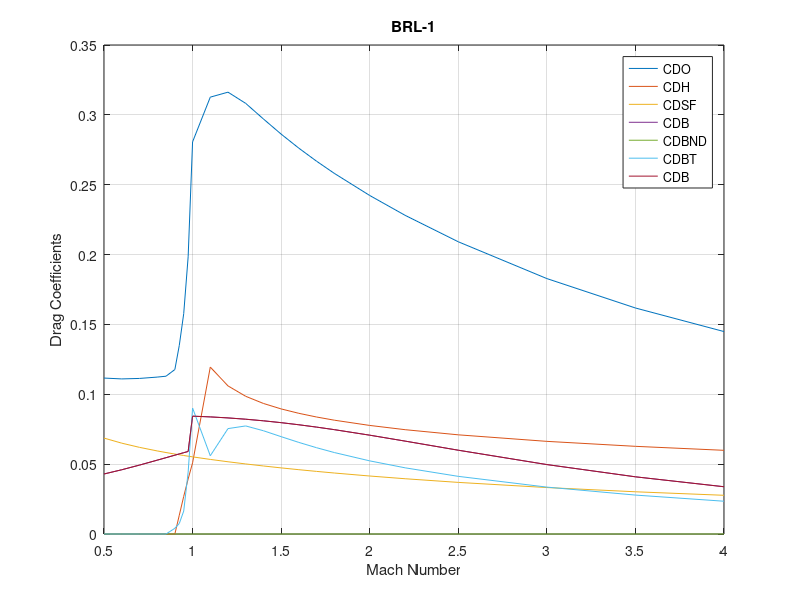

Write the MATLAB code that produced this figure.
% From McCoy1974

imp = 'Fortran';

projectile = 'BRL-1';
switch projectile
    case 'BRL-1'
        DREF    =   5.7;	% Bullet diameter (mm)
        LT      =   5.480;	% Bullet length (calibers)
        LN      =   3.000;  % Nose length (calibers)
        RTR     =   0.50;	% Headshape parameter. 0 for cone, 1 for tangent ogive nose.
        LBT     =   1.000;	% Boat-tail length (calibers)
        DB      =   0.754; 	% Base diameter (calibers)
        DM      =   0.000; 	% Meplat diameter (calibers)
        DBND   	=   1.000; 	% Rotating band diameter (calibers)
        XCG   	=   3.34;   % Center of gravity (calibers from nose)
        BLC     =   "L/T"; 	% "L/L" or "L/T" or "T/T"
        IDENT   =   "BRL-1"; % Projectile Name
    case 'MIN/MAN'
        DREF    =   55.6;	% Bullet diameter (mm)
        LT      =   3.250;	% Bullet length (calibers)
        LN      =   0.967;  % Nose length (calibers)
        RTR     =   0.00;	% Headshape parameter. 0 for cone, 1 for tangent ogive nose.
        LBT     =   1.180;	% Boat-tail length (calibers)
        DB      =   1.630; 	% Base diameter (calibers)
        DM      =   0.200; 	% Meplat diameter (calibers)
        DBND   	=   1.000; 	% Rotating band diameter (calibers)
        XCG   	=   1.76;   % Center of gravity (calibers from nose)
        BLC     =   "T/T"; 	% "L/L" or "L/T" or "T/T"
        IDENT   =   "MIN/MAN"; % Projectile Name
    case 'M549'
        DREF    =   155;	% Bullet diameter (mm)
        LT      =   5.65;	% Bullet length (calibers)
        LN      =   3.010;  % Nose length (calibers)
        RTR     =   0.5;	% Headshape parameter. 0 for cone, 1 for tangent ogive nose.
        LBT     =   0.58;	% Boat-tail length (calibers)
        DB      =   0.848; 	% Base diameter (calibers)
        DM      =   0.09; 	% Meplat diameter (calibers)
        DBND   	=   1.020; 	% Rotating band diameter (calibers)
        XCG   	=   3.53;   % Center of gravity (calibers from nose)
        BLC     =   "T/T"; 	% "L/L" or "L/T" or "T/T"
        IDENT   =   "M549"; % Projectile Name
end

M = [0.5:0.1:0.8 0.85 0.9 0.925 0.95 0.975 1:0.1:1.8 2 2.2 2.5:0.5:4].';   % Free stream Mach number
CDH_Fortran = zeros(size(M));
CDSF_Fortran = zeros(size(M));
CDBND_Fortran = zeros(size(M));
CDBT_Fortran = zeros(size(M));
CDB_Fortran = zeros(size(M));
CDO_Fortran = zeros(size(M));
PBP1_Fortran = zeros(size(M));

fprintf('%s \t %s \t %s \t %s \t %s \t %s \t %s \t %s\n', 'M', 'CDO', 'CDH', 'CDSF', 'CDBND', 'CDBT', 'CDB', 'PB/P1');

if(strcmp(imp,'Fortran'))
    % From Fortran:
    for ii=1:length(M)
        TA = (1-DM)/LN;
        M2 = M(ii)^2;
        
        RE = 23296.3*M(ii)*LT*DREF;
        RET = 0.4343 * log(RE);
        CFT = (0.455/(RET^2.58))*((1 + 0.21*M2)^(-0.32));
        DUM = 1 + ((0.333 + (0.02/(LN^2)))*RTR);
        SWM = 1.5708*LN*DUM*(1 + 1/(8*LN^2));
        SWCYL = 3.1416 * (LT-LN);
        SW = SWM+SWCYL;
        if(strcmp(BLC,'L/T'))
            CFL=(1.328/(sqrt(RE))) * ((1+0.12*M2)^(-0.12));
        end
        if(strcmp(BLC, 'T/T'))
            CFL = CFT;
        end
        
        CDSFL = 1.2732*SW*CFL;
        CDSFT = 1.2732*SW*CFT;
        CDSF_Fortran(ii) = (CDSFL * SWM + CDSFT * SWCYL)/SW;
        
        CHI = (M2-1)/(2.4*M2);
        
        if(M(ii)<=1)
            PTP = (1+0.2*M2)^3.5;
        end
        if(M(ii) > 1)
            PTP = ((1.2*M2)^3.5)*((6/(7*M2-1))^2.5);
        end
        CMEP = (1.122*(PTP-1)*(DM^2))/M2;
        
        if(M(ii) <= 0.91)
            CDHM = 0;
        end
        if(M(ii) >= 1.41)
            CDHM = 0.85 * CMEP;
        end
        if(M(ii) > 0.91 && M(ii) < 1.41)
            CDHM = (0.254+2.88*CHI)*CMEP;
        end
        
        if(M(ii) < 1)
            PB2 = 1/(1 + 0.1875*M2 + 0.0531*M2^2);
        end
        if(M(ii) >= 1)
            PB2 = 1/(1 + 0.2477*M2 + 0.0345*M2^2);
        end
        
        PB4 = (1 + 0.09*M2*(1-exp(LN-LT)))*(1+ 0.25*M2*(1-DB));
        PBP1_Fortran(ii) = PB2*PB4;
        CDB_Fortran(ii) = (1.4286*(1-PBP1_Fortran(ii))*DB^2)/M2;
        
        if(M(ii)<0.95)
            CDBND_Fortran(ii) = (M(ii)^12.5)*(DBND-1);
        end
        if(M(ii) >= 0.95)
            CDBND_Fortran(ii) = (0.21+0.28/M2)*(DBND-1);
        end
        
        if(M(ii)<=1)
            % Subsonic and transonic speeds
            if(LBT <=0)
                CDBT_Fortran(ii) = 0;
            else
                if(M(ii) <= 0.85)
                    CDBT_Fortran(ii) = 0;
                else
                    TB = (1-DB)/(2*LBT);
                    TB23 = 2*TB^2 + TB^3;
                    EBT = exp(-2*LBT);
                    BBT = 1- EBT +2*TB*((EBT*(LBT+0.5)) - 0.5);
                    CDBT_Fortran(ii) = 2*TB23 *BBT*(1/(0.564 + 1250*CHI^2));
                end
            end
            XMC =  1/sqrt(1+ 0.552*TA^0.8);
            if(M(ii) <= XMC)
                CDHT = 0;
            else
                CDHT = 0.368 * (TA^1.8) + 1.6 * TA * CHI;
            end
        else
            % Supersonic speeds
            BE2 = M2 - 1;
            BE = sqrt(BE2);
            ZE = BE;
            SSMC = 1+ 0.368 * (TA^1.85);
            if(M(ii) < SSMC)
                ZE = sqrt(SSMC^2-1);
            end
            
            C1 = 0.7156 - 0.5313*RTR + 0.595*RTR^2;
            C2 = 0.0796+0.0779*RTR;
            C3 = 1.587 + 0.049*RTR;
            C4 = 0.1122 + 0.1658*RTR;
            RZ2 = 1./ZE^2;
            
            CDHT = (C1 - C2*TA^2)*RZ2*((TA*ZE)^(C3+C4*TA));
            
            if(LBT > 0)
                TB = (1-DB)/(2*LBT);
                if(M(ii)<=1.1)
                    TB23=2*TB^2+TB^3;
                    EBT=exp(-2*LBT);
                    BBT=1 - EBT + 2*TB*((EBT*(LBT+0.5))-0.5);
                    CDBT_Fortran(ii) = 2*TB23*BBT*(1.774-9.3*CHI);
                end
                if(M(ii) > 1.1)
                    BB = 0.85 / BE;
                    AA2 = (5 * TA)/(6*BE) + (0.5*TA)^2 - (0.7435 / M2) * ((TA*M(ii))^1.6);
                    AA1 = (1 - ((0.6*RTR)/ M(ii))) * AA2;
                    EXL = exp(((-1.1952)/ M(ii)) * (LT - LN -LBT));
                    XXM = ((2.4 * M2^2 - 4*BE2) * (TB^2)) / (2*BE2^2);
                    AA = AA1 * EXL - XXM + ((2*TB)/ BE);
                    RB = 1/BB;
                    EXBT = exp((-BB)*LBT);
                    AAB = 1 - EXBT + (2*TB * (EXBT * (LBT + RB) - RB));
                    CDBT_Fortran(ii) = 4 * AA * TB * AAB * RB;
                end
            else
                CDBT_Fortran(ii) = 0;
            end
        end
        
        CDH_Fortran(ii) = CDHT + CDHM;
        
        CDO_Fortran(ii) = CDH_Fortran(ii) + CDSF_Fortran(ii) + CDBND_Fortran(ii) + CDBT_Fortran(ii) + CDB_Fortran(ii);
        
        fprintf('%3.3f \t %3.3f \t %3.3f \t %3.3f \t %3.3f \t %3.3f \t %3.3f \t %3.3f\n', M(ii), CDO_Fortran(ii), CDH_Fortran(ii), CDSF_Fortran(ii), CDBND_Fortran(ii), CDBT_Fortran(ii), CDB_Fortran(ii), PBP1_Fortran(ii));
    end
end

plot(M, [CDO_Fortran CDH_Fortran CDSF_Fortran CDB_Fortran CDBND_Fortran CDBT_Fortran CDB_Fortran]);
legend('CDO', 'CDH', 'CDSF', 'CDB', 'CDBND', 'CDBT', 'CDB');
grid on;
xlabel('Mach Number');
ylabel('Drag Coefficients');
title(IDENT);